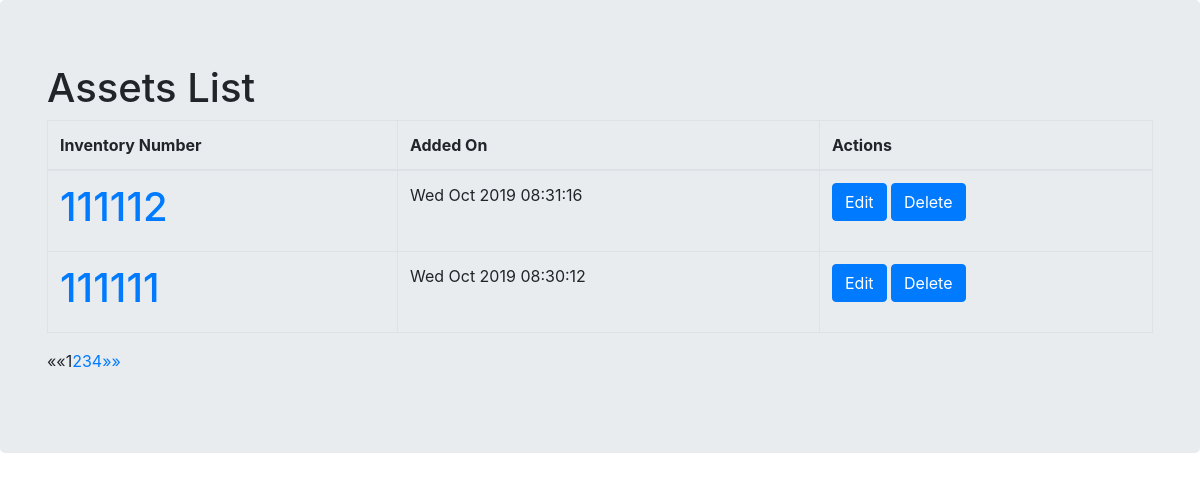
The app's page /assets/ (signed in) with its own data.
### assets_app/models.py (models this page shows, shortened)
class Asset(models.Model):
    inventory_number = models.CharField(max_length=50, unique=True)
    model_name = models.CharField(max_length=50, unique=False, blank=False)
    category = TreeForeignKey('Category', on_delete=models.SET('UNCATEGORISED'), blank=False)
    location = models.ForeignKey('Location', on_delete=models.SET('NOT SET'), blank=False, null=True)
    serial_number = models.CharField(max_length=50, blank=False, null=True)
    vendor = models.ForeignKey(Vendor, on_delete=models.SET('NOT SET'), blank=False, null=True)
    state = models.ForeignKey(State, on_delete=models.SET('NOT SET'), blank=False, null=True)
    aquisition_date = models.DateField(null=True)
    warranty_expiry_date = models.DateField(blank=True, null=True)
    added_on = models.DateTimeField(editable=False, default=timezone.now)
    modified_on = models.DateTimeField(editable=False, default=timezone.now)
    legal_entity = models.CharField(max_length=100, blank=True)
    invoice_number = models.CharField(max_length=50, blank=True)
    host_name = models.CharField(max_length=100, blank=True)
    comments = models.TextField(blank=True)
    class Meta:
        verbose_name = 'Asset'
        verbose_name_plural = 'Assets'

### assets_app/views.py (the view)
# urls.py: path('assets/', views.AssetsListView.as_view(), name='assets_list'),
class AssetsListView(LoginRequiredMixin,ListView):
    model = Asset
    paginate_by = 2
    def get_queryset(self):
        return Asset.objects.filter(location__id__in=Employee.objects.filter(user=self.request.user.id).values('permitted_locations'))

### templates/assets_app/asset_list.html (shortened to what this page needs)
<!DOCTYPE html>
<html>
    <head>
<link rel="stylesheet" href="https://stackpath.bootstrapcdn.com/bootstrap/4.3.1/css/bootstrap.min.css">
    </head>
    <body>
        <div class='jumbotron'>
            <div class ='container'>
                <h1>Assets List</h1>
                    <div class="centerstage">
                            <table class="table table-bordered">
                                <thead>
                                    <tr>
                                        <th>Inventory Number</th>
                                        <th>Added On</th>
                                        <th>Actions</th>
                                    </tr>
                                </thead>
                                <tbody>
                                    {% for asset in asset_list %}
                                    <tr>
                                        <td><h1><a href="{% url 'asset_detail' pk=asset.pk %}">{{ asset.inventory_number }}</a></h1></td>
                                        <td>{{ asset.added_on|date:"D M Y H:i:s"}}</td>
                                        <td>
                                            <a class='btn btn-primary' href='{% url "asset_edit" pk=asset.pk %}'>
                                                <span class='glyphicon glyphicon-plus'>Edit</span>
                                            </a>
                                            <a class='btn btn-primary' href='{% url "asset_delete" pk=asset.pk %}'>
                                                <span class='glyphicon glyphicon-plus'>Delete</span>
                                            </a>
                                        </td>
                                    </tr>
                                    {% endfor %}
                                </tbody>
                                </table>
                </div>
                {% if is_paginated %}
                <ul class="pagination">
                    {% if page_obj.has_previous %}
                    <li><a href="?page={{ page_obj.previous_page_number }}">&laquo;&laquo;</a></li>
                    {% else %}
                    <li class="disabled"><span>&laquo;&laquo;</span></li>
                    {% endif %}
                    {% for i in paginator.page_range %}
                    {% if page_obj.number == i %}
                        <li class="active"><span>{{ i }} <span class="sr-only">(current)</span></span></li>
                    {% else %}
                        <li><a href="?page={{ i }}">{{ i }}</a></li>
                    {% endif %}
                    {% endfor %}
                    {% if page_obj.has_next %}
                    <li><a href="?page={{ page_obj.next_page_number }}">&raquo;&raquo;</a></li>
                    {% else %}
                    <li class="disabled"><span>&raquo;&raquo;</span></li>
                    {% endif %}
                </ul>
                {% endif %}
            </div>
        </div>
    </body>
</html>

### records on screen
Asset: inventory_number "111112", added_on "Wed Oct 2019 08:31:16"
Asset: inventory_number "111111", added_on "Wed Oct 2019 08:30:12"

### other values on screen
{{ i }} "1"
{{ i }} "2" "3" "4"
